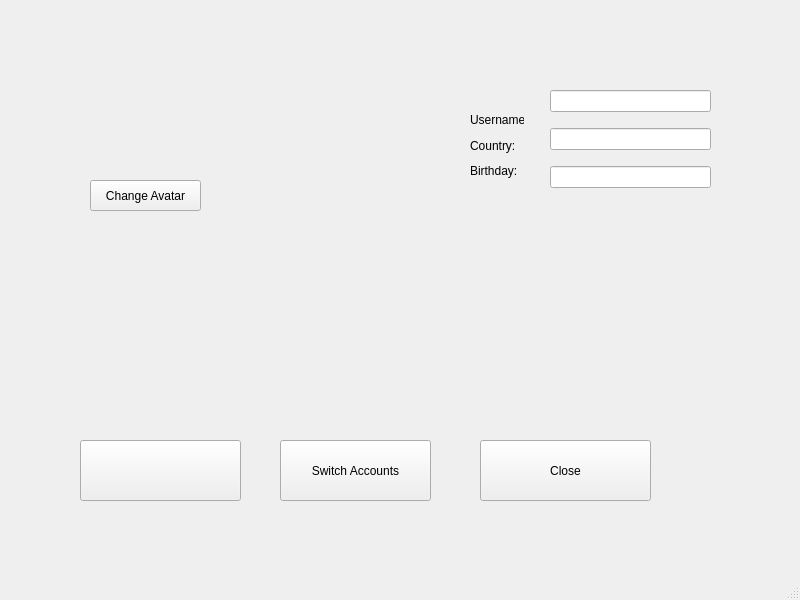
<?xml version="1.0" encoding="UTF-8"?>
<ui version="4.0">
 <class>accountWindow</class>
 <widget class="QMainWindow" name="accountWindow">
  <property name="geometry">
   <rect>
    <x>0</x>
    <y>0</y>
    <width>800</width>
    <height>600</height>
   </rect>
  </property>
  <property name="windowTitle">
   <string>MainWindow</string>
  </property>
  <widget class="QWidget" name="centralwidget">
   <widget class="QPushButton" name="pushButton">
    <property name="geometry">
     <rect>
      <x>80</x>
      <y>440</y>
      <width>161</width>
      <height>61</height>
     </rect>
    </property>
    <property name="text">
     <string/>
    </property>
   </widget>
   <widget class="QPushButton" name="pushButton_2">
    <property name="geometry">
     <rect>
      <x>280</x>
      <y>440</y>
      <width>151</width>
      <height>61</height>
     </rect>
    </property>
    <property name="text">
     <string>Switch Accounts</string>
    </property>
   </widget>
   <widget class="QPushButton" name="pushButton_3">
    <property name="geometry">
     <rect>
      <x>480</x>
      <y>440</y>
      <width>171</width>
      <height>61</height>
     </rect>
    </property>
    <property name="text">
     <string>Close</string>
    </property>
   </widget>
   <widget class="QPushButton" name="pushButton_4">
    <property name="geometry">
     <rect>
      <x>90</x>
      <y>180</y>
      <width>111</width>
      <height>31</height>
     </rect>
    </property>
    <property name="text">
     <string>Change Avatar</string>
    </property>
   </widget>
   <widget class="QWidget" name="">
    <property name="geometry">
     <rect>
      <x>550</x>
      <y>80</y>
      <width>161</width>
      <height>121</height>
     </rect>
    </property>
    <layout class="QVBoxLayout" name="verticalLayout">
     <item>
      <widget class="QLineEdit" name="lineEdit"/>
     </item>
     <item>
      <widget class="QLineEdit" name="lineEdit_2"/>
     </item>
     <item>
      <widget class="QLineEdit" name="lineEdit_3"/>
     </item>
    </layout>
   </widget>
   <widget class="QWidget" name="">
    <property name="geometry">
     <rect>
      <x>470</x>
      <y>110</y>
      <width>54</width>
      <height>71</height>
     </rect>
    </property>
    <layout class="QVBoxLayout" name="verticalLayout_2">
     <item>
      <widget class="QLabel" name="label">
       <property name="text">
        <string>Username:</string>
       </property>
      </widget>
     </item>
     <item>
      <widget class="QLabel" name="label_2">
       <property name="text">
        <string>Country:</string>
       </property>
      </widget>
     </item>
     <item>
      <widget class="QLabel" name="label_3">
       <property name="text">
        <string>Birthday:</string>
       </property>
      </widget>
     </item>
    </layout>
   </widget>
  </widget>
  <widget class="QMenuBar" name="menubar">
   <property name="geometry">
    <rect>
     <x>0</x>
     <y>0</y>
     <width>800</width>
     <height>21</height>
    </rect>
   </property>
  </widget>
  <widget class="QStatusBar" name="statusbar"/>
 </widget>
 <resources/>
 <connections/>
</ui>
